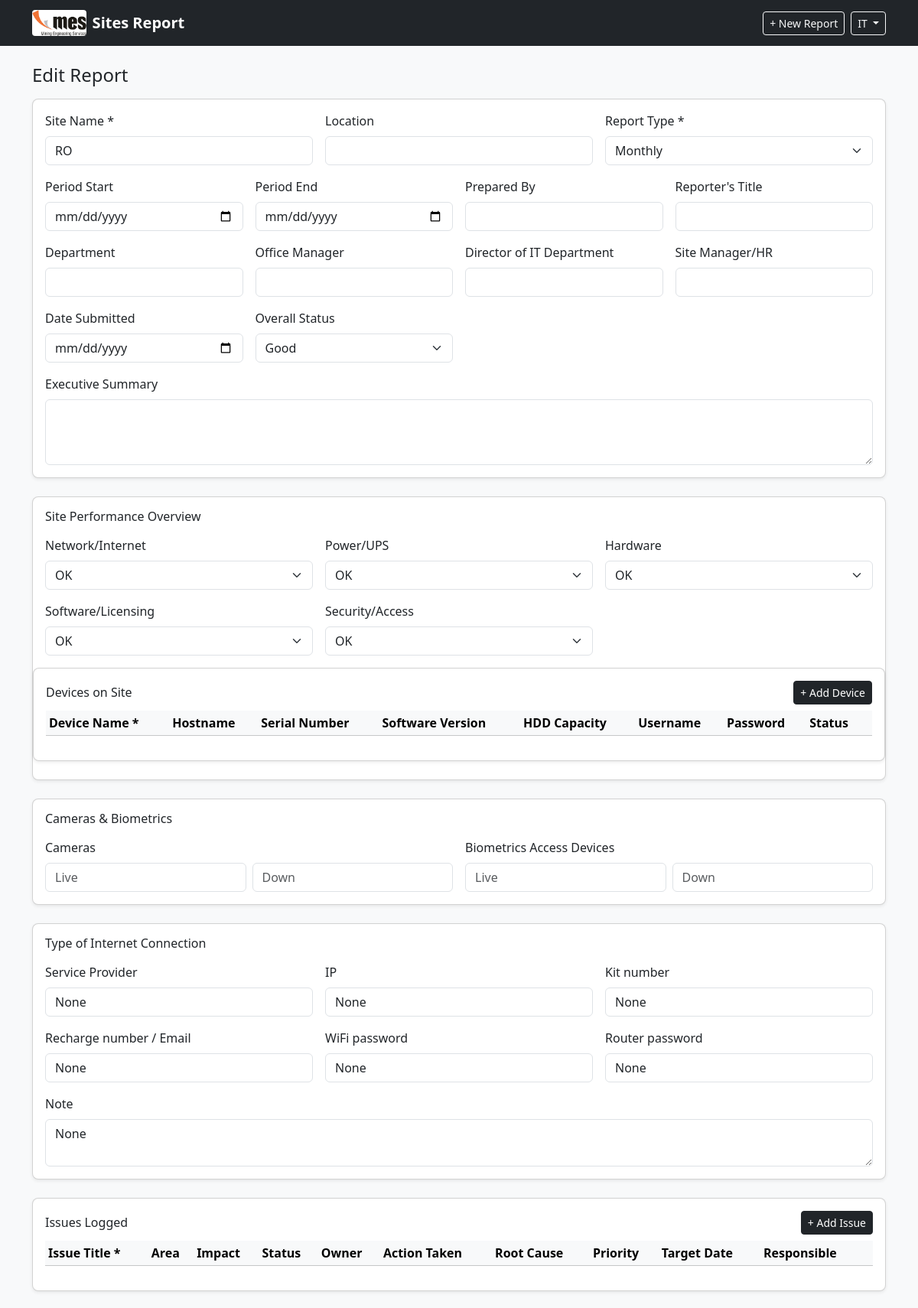
The app's page /report/1/edit (signed in, upper part), older data.
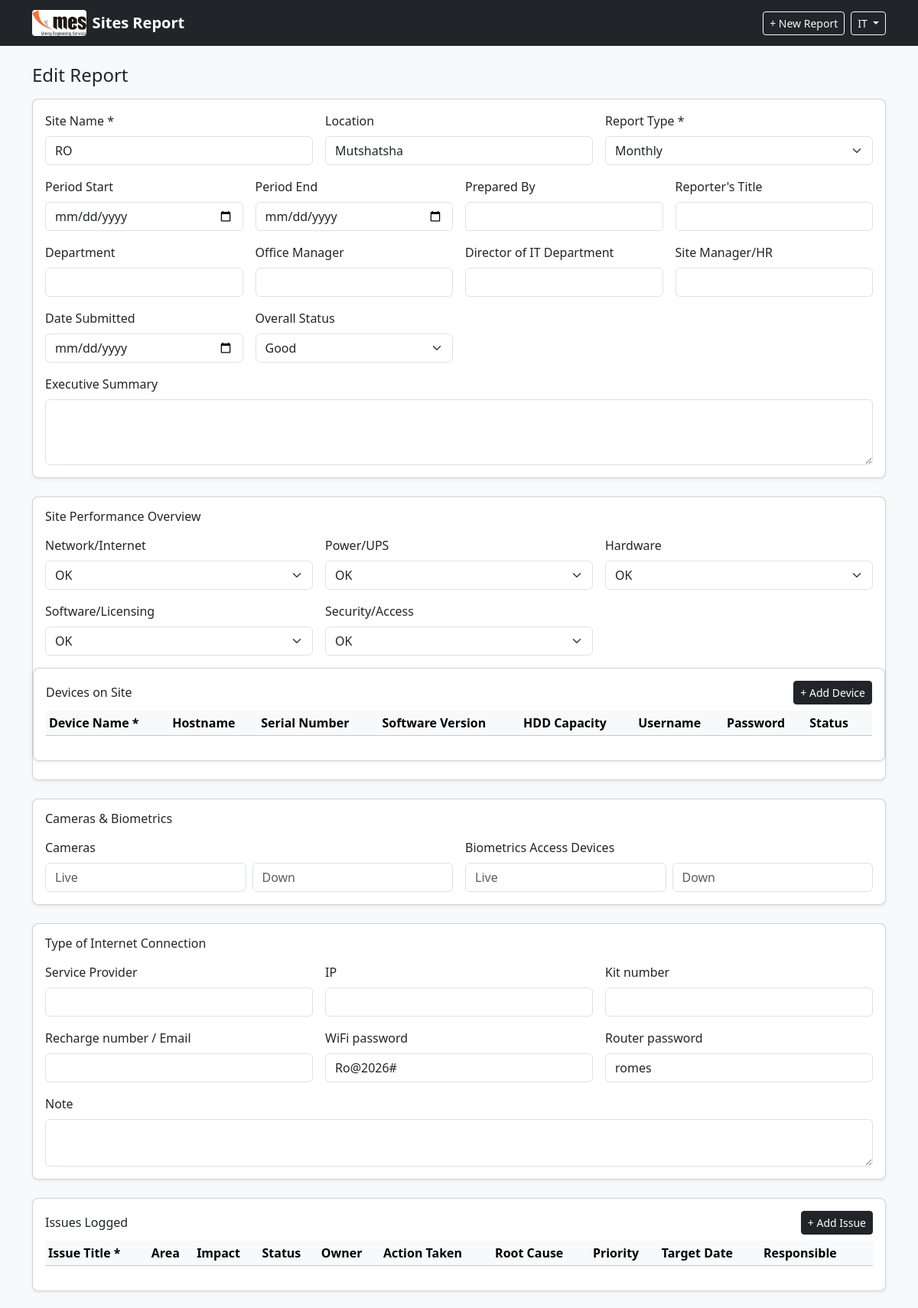
The same page, newer data.
### tables this page shows
CREATE TABLE reports (
        id INTEGER PRIMARY KEY AUTOINCREMENT,
        site_name TEXT NOT NULL,
        location TEXT,
        report_type TEXT NOT NULL,
        period_start TEXT,
        period_end TEXT,
        prepared_by TEXT,
        department TEXT,
        date_submitted TEXT,
        prepared_by_title TEXT,
        office_manager TEXT,
        director_it TEXT,
        site_manager_hr TEXT,
        internet_service_provider TEXT,
        internet_ip TEXT,
        kit_number TEXT,
        recharge_contact TEXT,
        wifi_password TEXT,
        router_password TEXT,
        internet_note TEXT,

        executive_summary TEXT,
        overall_status TEXT,

        network_status TEXT,
        power_status TEXT,
        hardware_status TEXT,
        biomedical_status TEXT,
        cameras_live INTEGER DEFAULT 0,
        cameras_down INTEGER DEFAULT 0,
        biometrics_live INTEGER DEFAULT 0,
        biometrics_down INTEGER DEFAULT 0,
        software_status TEXT,
        security_status TEXT,

        recommendations TEXT,
        risks_constraints TEXT,
        conclusion TEXT,

        created_at TEXT NOT NULL
    );

### app.py (the view, shortened to what this page needs)
@app.route("/report/<int:report_id>/edit", methods=["GET", "POST"])
@login_required
def edit_report(report_id):
    conn = get_db()
    cur = conn.cursor()
    report = cur.execute("SELECT * FROM reports WHERE id = ?", (report_id,)).fetchone()
    issues = cur.execute("SELECT * FROM issues WHERE report_id = ? ORDER BY id DESC", (report_id,)).fetchall()
    if not report:
        conn.close()
        flash("Report not found.", "danger")
        return redirect(url_for("index"))
    conn.close()
    return render_template("edit_report.html", report=report, issues=issues)

### app.py (called while the page is built)
def get_db():
    os.makedirs(app.instance_path, exist_ok=True)
    conn = sqlite3.connect(DB_PATH)
    conn.row_factory = sqlite3.Row
    return conn

@app.before_request
def startup():
    init_db()

def login_required(f):
    @wraps(f)
    def decorated_function(*args, **kwargs):
        if 'user_id' not in session:
            flash("Please log in first.", "warning")
            return redirect(url_for('login'))
        return f(*args, **kwargs)
    return decorated_function

### templates/edit_report.html (shortened to what the changed rows need)
{% extends "base.html" %}
{% block content %}
<form method="POST">
  <div class="card shadow-sm mb-4">
    <div class="card-body">
      <div class="row g-3">
        <div class="col-md-4">
          <label class="form-label">Site Name *</label>
          <input class="form-control" name="site_name" required value="{{ report.site_name }}">
        </div>
        <div class="col-md-4">
          <label class="form-label">Location</label>
          <input class="form-control" name="location" value="{{ report.location }}">
        </div>
      </div>
    </div>
  </div>
  <div class="card shadow-sm mb-4">
      <div class="card shadow-sm mb-4">
        <div class="card-body">
          <div class="table-responsive">
            <table class="table table-sm align-middle" id="devicesTable">
              <thead class="table-light">
                <tr>
                  <th>Device Name *</th>
                  <th>Hostname</th>
                  <th>Serial Number</th>
                  <th>Software Version</th>
                  <th>HDD Capacity</th>
                  <th>Username</th>
                  <th>Password</th>
                  <th>Status</th>
                  <th></th>
                </tr>
              </thead>
            </table>
          </div>
        </div>
      </div>
  </div>
  <div class="card shadow-sm mb-4">
    <div class="card-body">
      <div class="row g-3">
        <div class="col-md-4">
          <label class="form-label">Service Provider</label>
          <input class="form-control" name="internet_service_provider" value="{{ report.internet_service_provider }}">
        </div>
        <div class="col-md-4">
          <label class="form-label">IP</label>
          <input class="form-control" name="internet_ip" value="{{ report.internet_ip }}">
        </div>
        <div class="col-md-4">
          <label class="form-label">Kit number</label>
          <input class="form-control" name="kit_number" value="{{ report.kit_number }}">
        </div>
        <div class="col-md-4">
          <label class="form-label">Recharge number / Email</label>
          <input class="form-control" name="recharge_contact" value="{{ report.recharge_contact }}">
        </div>
        <div class="col-md-4">
          <label class="form-label">WiFi password</label>
          <input class="form-control" name="wifi_password" value="{{ report.wifi_password }}">
        </div>
        <div class="col-md-4">
          <label class="form-label">Router password</label>
          <input class="form-control" name="router_password" value="{{ report.router_password }}">
        </div>
        <div class="col-12">
          <label class="form-label">Note</label>
          <textarea class="form-control" rows="2" name="internet_note">{{ report.internet_note }}</textarea>
        </div>
      </div>
    </div>
  </div>
  <div class="card shadow-sm mb-4">
    <div class="card-body">
      <div class="table-responsive">
        <table class="table table-sm align-middle" id="issuesTable">
          <thead class="table-light">
            <tr>
              <th>Issue Title *</th>
              <th>Area</th>
              <th>Impact</th>
              <th>Status</th>
              <th>Owner</th>
              <th>Action Taken</th>
              <th>Root Cause</th>
              <th>Priority</th>
              <th>Target Date</th>
              <th>Responsible</th>
              <th></th>
            </tr>
          </thead>
        </table>
      </div>
    </div>
  </div>
</form>
{% endblock %}

Row changes from the older to the newer data that the page shows:
now on this page (row edited): reports: site_name "RO", location "Mutshatsha", wifi_password "Ro@2026#", router_password "romes"
Text that changed along with them:
form field internet_service_provider: "None" → (not shown)
form field internet_ip: "None" → (not shown)
form field kit_number: "None" → (not shown)
form field recharge_contact: "None" → (not shown)
form field internet_note: "None" → (not shown)
form field site_name: "RO" → (not shown)
form field wifi_password: "None" → (not shown)
form field router_password: "None" → (not shown)
